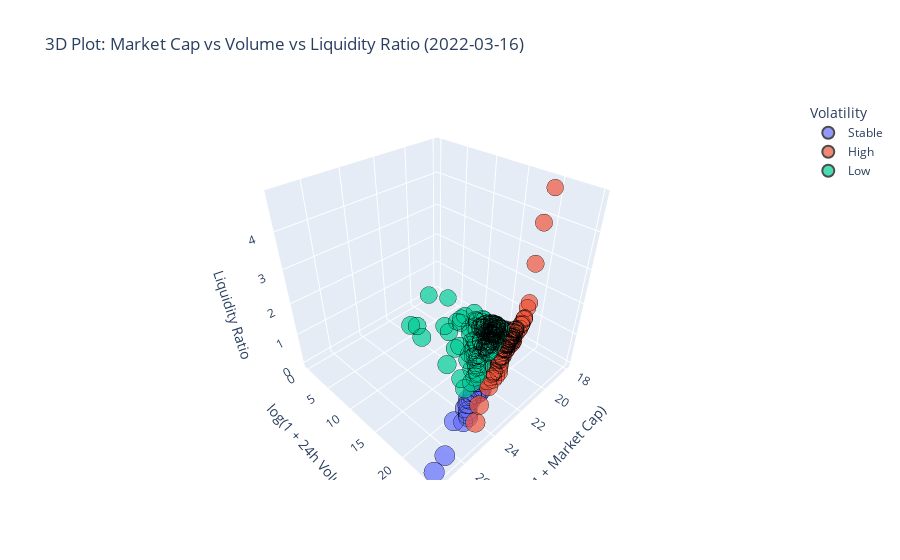
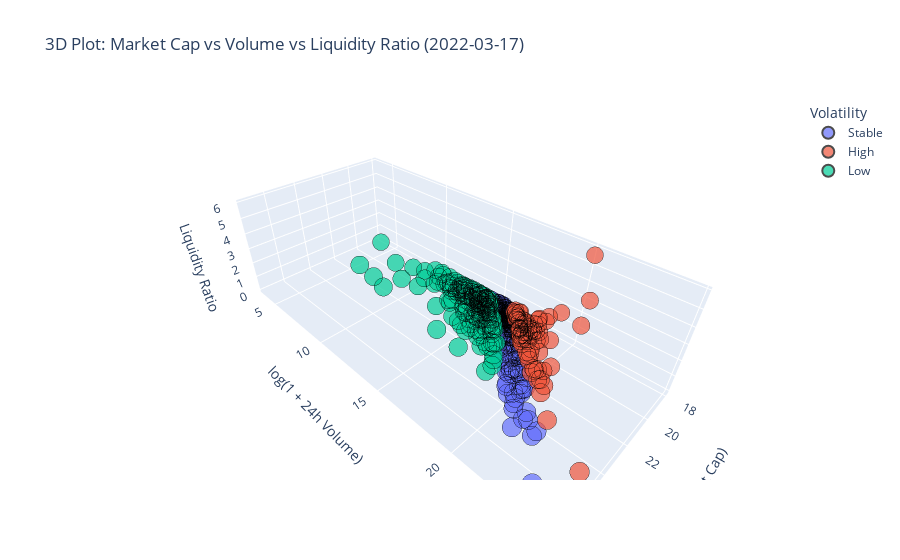

The cell these charts' notebook holds for them, in order:
### Markdown cell above
##### Market Cap vs Volume vs Liquid Ratio with hue Volatility

### Code cell
data_16_mkt_cap = np.log1p(base_df_2022_03_16['mkt_cap'].dropna())
data_17_mkt_cap = np.log1p(base_df_2022_03_17['mkt_cap'].dropna())
data_16_vol = np.log1p(base_df_2022_03_16['24h_volume'].dropna())
data_17_vol = np.log1p(base_df_2022_03_17['24h_volume'].dropna())
data_16_ratio = base_df_2022_03_16['Liquidity_Ratio']
data_17_ratio = base_df_2022_03_17['Liquidity_Ratio']

fig16 = px.scatter_3d(
    x=data_16_mkt_cap,
    y=data_16_vol,
    z=data_16_ratio,
    color=base_df_2022_03_16['volatility'],
    size=data_16_mkt_cap,   # bubble size ~ market cap
    opacity=0.7,
    title="3D Plot: Market Cap vs Volume vs Liquidity Ratio (2022-03-16)",
    labels={
        "x": "log(1 + Market Cap)",
        "y": "log(1 + 24h Volume)",
        "z": "Liquidity Ratio",
        "color": "Volatility"
    }
)
fig16.update_traces(marker=dict(line=dict(width=0.5, color='black')))
fig16.show()

# --- Plot for 2022-03-17 ---
fig17 = px.scatter_3d(
    x=data_17_mkt_cap,
    y=data_17_vol,
    z=data_17_ratio,
    color=base_df_2022_03_17['volatility'],
    size=data_17_mkt_cap,
    opacity=0.7,
    title="3D Plot: Market Cap vs Volume vs Liquidity Ratio (2022-03-17)",
    labels={
        "x": "log(1 + Market Cap)",
        "y": "log(1 + 24h Volume)",
        "z": "Liquidity Ratio",
        "color": "Volatility"
    }
)
fig17.update_traces(marker=dict(line=dict(width=0.5, color='black')))
fig17.show()

### Figure 1 — Plotly figure (JSON) as saved in the notebook; plotly's stock layout.template omitted (floating-point values rounded to 4 significant figures; data arrays with more than 128 entries replaced by an {"elided": "..."} marker saying what was removed)
{"data": [{"hovertemplate": "Volatility=Stable<br>log(1 + Market Cap)=%{x}<br>log(1 + 24h Volume)=%{y}<br>Liquidity Ratio=%{z}<br>size=%{marker.size}<extra></extra>", "legendgroup": "Stable", "marker": {"color": "#636efa", "line": {"color": "black", "width": 0.5}, "opacity": 0.7, "size": {"elided": "217 float values"}, "sizemode": "area", "sizeref": 0.06843, "symbol": "circle"}, "mode": "markers", "name": "Stable", "scene": "scene", "showlegend": true, "type": "scatter3d", "x": {"elided": "217 float values"}, "y": {"elided": "217 float values"}, "z": {"elided": "217 float values"}}, {"hovertemplate": "Volatility=High<br>log(1 + Market Cap)=%{x}<br>log(1 + 24h Volume)=%{y}<br>Liquidity Ratio=%{z}<br>size=%{marker.size}<extra></extra>", "legendgroup": "High", "marker": {"color": "#EF553B", "line": {"color": "black", "width": 0.5}, "opacity": 0.7, "size": [25.1, 23.61, 22.45, 22.02, 21.97, 21.85, 21.77, 21.73, 21.5, 21.43, 21.34, 21.31, 21.26, 20.93, 20.76, 20.6, 20.51, 20.49, 20.39, 20.34, 20.24, 20.24, 20.23, 20.22, 20.17, 19.96, 19.86, 19.8, 19.72, 19.71, 19.69, 19.64, 19.6, 19.58, 19.56, 19.56, 19.55, 19.54, 19.54, 19.49, 19.37, 19.36, 19.34, 19.33, 19.33, 19.33, 19.33, 19.26, 19.24, 19.19, 19.18, 19.16, 19.15, 19.15, 19.14, 19.06, 19.06, 19.02, 18.99, 18.92, 18.85, 18.84, 18.83, 18.82, 18.81, 18.8, 18.75, 18.72, 18.72, 18.68, 18.68, 18.65, 18.63, 18.62, 18.6, 18.58, 18.55, 18.53, 18.47, 18.42, 18.41, 18.4, 18.34, 18.33, 18.26, 18.24, 18.24, 18.22, 18.2, 18.18, 18.16, 18.07, 18.03, 18.03, 18.02, 18.02, 18.01], "sizemode": "area", "sizeref": 0.06843, "symbol": "circle"}, "mode": "markers", "name": "High", "scene": "scene", "showlegend": true, "type": "scatter3d", "x": [25.1, 23.61, 22.45, 22.02, 21.97, 21.85, 21.77, 21.73, 21.5, 21.43, 21.34, 21.31, 21.26, 20.93, 20.76, 20.6, 20.51, 20.49, 20.39, 20.34, 20.24, 20.24, 20.23, 20.22, 20.17, 19.96, 19.86, 19.8, 19.72, 19.71, 19.69, 19.64, 19.6, 19.58, 19.56, 19.56, 19.55, 19.54, 19.54, 19.49, 19.37, 19.36, 19.34, 19.33, 19.33, 19.33, 19.33, 19.26, 19.24, 19.19, 19.18, 19.16, 19.15, 19.15, 19.14, 19.06, 19.06, 19.02, 18.99, 18.92, 18.85, 18.84, 18.83, 18.82, 18.81, 18.8, 18.75, 18.72, 18.72, 18.68, 18.68, 18.65, 18.63, 18.62, 18.6, 18.58, 18.55, 18.53, 18.47, 18.42, 18.41, 18.4, 18.34, 18.33, 18.26, 18.24, 18.24, 18.22, 18.2, 18.18, 18.16, 18.07, 18.03, 18.03, 18.02, 18.02, 18.01], "y": [24.78, 22.12, 21.04, 19.99, 20.71, 20.88, 21.13, 19.78, 19.51, 19.64, 19.46, 19.44, 20.13, 19.6, 19.32, 18.54, 18.49, 18.83, 18.33, 18.22, 18.61, 18.41, 18.19, 18.7, 18.49, 17.92, 18.05, 18.37, 18.29, 17.62, 18.13, 17.53, 17.49, 20.74, 17.51, 21.01, 17.58, 18.78, 17.7, 18.51, 18.09, 18.65, 17.45, 17.62, 17.51, 17.77, 18.51, 17.21, 17.31, 17.29, 17.88, 17.4, 17.15, 17.47, 19.02, 17.66, 19.07, 17.88, 17.26, 16.98, 16.9, 17.2, 17.54, 17.07, 17.2, 17.07, 16.74, 16.92, 19.11, 17.31, 17.14, 16.99, 17.01, 17.37, 17.61, 17.16, 16.43, 17.8, 18.41, 18.85, 19.99, 16.34, 17.89, 16.95, 17.86, 18.11, 16.17, 16.64, 16.38, 16.51, 16.1, 17.88, 16.43, 16.48, 16.53, 16.51, 16.61], "z": [0.7245, 0.2247, 0.2456, 0.1318, 0.2837, 0.3818, 0.5269, 0.1423, 0.1376, 0.1673, 0.1516, 0.1536, 0.3218, 0.2655, 0.237, 0.1273, 0.1331, 0.1908, 0.1279, 0.1207, 0.1955, 0.1617, 0.1289, 0.2192, 0.1856, 0.1292, 0.1638, 0.2395, 0.2399, 0.1231, 0.2106, 0.1217, 0.1204, 3.182, 0.1284, 4.256, 0.1392, 0.4677, 0.1587, 0.3755, 0.2778, 0.4952, 0.152, 0.1815, 0.1631, 0.2111, 0.4421, 0.1287, 0.1454, 0.1487, 0.2735, 0.172, 0.1355, 0.1853, 0.8894, 0.2474, 1.01, 0.3189, 0.178, 0.1445, 0.1422, 0.1942, 0.2742, 0.1723, 0.1985, 0.177, 0.1339, 0.164, 1.482, 0.2528, 0.2148, 0.189, 0.1982, 0.2884, 0.3726, 0.2412, 0.1201, 0.483, 0.9446, 1.536, 4.833, 0.1274, 0.6385, 0.2525, 0.6728, 0.8701, 0.1259, 0.2067, 0.1624, 0.1878, 0.1278, 0.8221, 0.2004, 0.2129, 0.2262, 0.2218, 0.2478]}, {"hovertemplate": "Volatility=Low<br>log(1 + Market Cap)=%{x}<br>log(1 + 24h Volume)=%{y}<br>Liquidity Ratio=%{z}<br>size=%{marker.size}<extra></extra>", "legendgroup": "Low", "marker": {"color": "#00cc96", "line": {"color": "black", "width": 0.5}, "opacity": 0.7, "size": {"elided": "183 float values"}, "sizemode": "area", "sizeref": 0.06843, "symbol": "circle"}, "mode": "markers", "name": "Low", "scene": "scene", "showlegend": true, "type": "scatter3d", "x": {"elided": "183 float values"}, "y": {"elided": "183 float values"}, "z": {"elided": "183 float values"}}], "layout": {"legend": {"itemsizing": "constant", "title": {"text": "Volatility"}, "tracegroupgap": 0}, "scene": {"domain": {"x": [0, 1], "y": [0, 1]}, "xaxis": {"title": {"text": "log(1 + Market Cap)"}}, "yaxis": {"title": {"text": "log(1 + 24h Volume)"}}, "zaxis": {"title": {"text": "Liquidity Ratio"}}}, "title": {"text": "3D Plot: Market Cap vs Volume vs Liquidity Ratio (2022-03-16)"}}}

### Figure 2 — Plotly figure (JSON) as saved in the notebook; plotly's stock layout.template omitted (floating-point values rounded to 4 significant figures; data arrays with more than 128 entries replaced by an {"elided": "..."} marker saying what was removed)
{"data": [{"hovertemplate": "Volatility=Stable<br>log(1 + Market Cap)=%{x}<br>log(1 + 24h Volume)=%{y}<br>Liquidity Ratio=%{z}<br>size=%{marker.size}<extra></extra>", "legendgroup": "Stable", "marker": {"color": "#636efa", "line": {"color": "black", "width": 0.5}, "opacity": 0.7, "size": {"elided": "228 float values"}, "sizemode": "area", "sizeref": 0.06844, "symbol": "circle"}, "mode": "markers", "name": "Stable", "scene": "scene", "showlegend": true, "type": "scatter3d", "x": {"elided": "228 float values"}, "y": {"elided": "228 float values"}, "z": {"elided": "228 float values"}}, {"hovertemplate": "Volatility=High<br>log(1 + Market Cap)=%{x}<br>log(1 + 24h Volume)=%{y}<br>Liquidity Ratio=%{z}<br>size=%{marker.size}<extra></extra>", "legendgroup": "High", "marker": {"color": "#EF553B", "line": {"color": "black", "width": 0.5}, "opacity": 0.7, "size": [25.11, 23.6, 22.46, 22.02, 21.86, 21.78, 21.61, 21.42, 21.35, 21.31, 21.28, 20.98, 20.97, 20.75, 20.56, 20.55, 20.28, 20.24, 20.18, 20.04, 19.94, 19.87, 19.83, 19.83, 19.74, 19.72, 19.67, 19.65, 19.6, 19.57, 19.56, 19.55, 19.54, 19.43, 19.38, 19.36, 19.35, 19.33, 19.26, 19.26, 19.24, 19.21, 19.19, 19.11, 19.1, 19.07, 19.05, 19.01, 18.98, 18.92, 18.85, 18.81, 18.73, 18.69, 18.68, 18.64, 18.63, 18.62, 18.62, 18.58, 18.55, 18.55, 18.52, 18.51, 18.5, 18.49, 18.41, 18.32, 18.32, 18.31, 18.27, 18.22, 18.2, 18.08, 18.03, 18.03], "sizemode": "area", "sizeref": 0.06844, "symbol": "circle"}, "mode": "markers", "name": "High", "scene": "scene", "showlegend": true, "type": "scatter3d", "x": [25.11, 23.6, 22.46, 22.02, 21.86, 21.78, 21.61, 21.42, 21.35, 21.31, 21.28, 20.98, 20.97, 20.75, 20.56, 20.55, 20.28, 20.24, 20.18, 20.04, 19.94, 19.87, 19.83, 19.83, 19.74, 19.72, 19.67, 19.65, 19.6, 19.57, 19.56, 19.55, 19.54, 19.43, 19.38, 19.36, 19.35, 19.33, 19.26, 19.26, 19.24, 19.21, 19.19, 19.11, 19.1, 19.07, 19.05, 19.01, 18.98, 18.92, 18.85, 18.81, 18.73, 18.69, 18.68, 18.64, 18.63, 18.62, 18.62, 18.58, 18.55, 18.55, 18.52, 18.51, 18.5, 18.49, 18.41, 18.32, 18.32, 18.31, 18.27, 18.22, 18.2, 18.08, 18.03, 18.03], "y": [24.51, 22.04, 20.9, 20.78, 20.31, 20.41, 19.77, 19.82, 19.69, 19.92, 20.21, 20.43, 19.15, 18.92, 18.7, 18.91, 19.28, 18.75, 18.14, 17.95, 21.03, 17.78, 18.25, 17.9, 18.13, 17.65, 18.69, 17.63, 19.42, 17.67, 21.0, 18.82, 17.79, 18.04, 17.57, 18.18, 17.31, 17.73, 17.3, 17.24, 17.88, 17.25, 17.21, 18.1, 18.46, 17.94, 18.22, 17.68, 17.95, 17.65, 16.94, 17.23, 16.77, 16.63, 17.36, 18.07, 17.8, 16.81, 16.53, 17.18, 19.24, 17.02, 20.3, 18.42, 16.55, 16.57, 16.44, 16.29, 17.84, 18.46, 17.85, 16.13, 16.24, 16.42, 16.43, 16.06], "z": [0.5502, 0.2085, 0.211, 0.2872, 0.2134, 0.2535, 0.1582, 0.2024, 0.1918, 0.2488, 0.3445, 0.5773, 0.1628, 0.1607, 0.1559, 0.1944, 0.3691, 0.2244, 0.1303, 0.1241, 2.978, 0.124, 0.2059, 0.1459, 0.2004, 0.1272, 0.3732, 0.1325, 0.8382, 0.1484, 4.241, 0.4815, 0.1727, 0.2501, 0.163, 0.3072, 0.1293, 0.2009, 0.1401, 0.1332, 0.2569, 0.1417, 0.1375, 0.3657, 0.5236, 0.3219, 0.4388, 0.2658, 0.3579, 0.2804, 0.149, 0.2059, 0.1409, 0.1276, 0.2655, 0.5691, 0.4348, 0.1641, 0.1234, 0.2461, 1.988, 0.2175, 5.949, 0.9147, 0.1436, 0.1472, 0.1386, 0.1307, 0.6159, 1.162, 0.6578, 0.1232, 0.1413, 0.1884, 0.2012, 0.1395]}, {"hovertemplate": "Volatility=Low<br>log(1 + Market Cap)=%{x}<br>log(1 + 24h Volume)=%{y}<br>Liquidity Ratio=%{z}<br>size=%{marker.size}<extra></extra>", "legendgroup": "Low", "marker": {"color": "#00cc96", "line": {"color": "black", "width": 0.5}, "opacity": 0.7, "size": {"elided": "191 float values"}, "sizemode": "area", "sizeref": 0.06844, "symbol": "circle"}, "mode": "markers", "name": "Low", "scene": "scene", "showlegend": true, "type": "scatter3d", "x": {"elided": "191 float values"}, "y": {"elided": "191 float values"}, "z": {"elided": "191 float values"}}], "layout": {"legend": {"itemsizing": "constant", "title": {"text": "Volatility"}, "tracegroupgap": 0}, "scene": {"domain": {"x": [0, 1], "y": [0, 1]}, "xaxis": {"title": {"text": "log(1 + Market Cap)"}}, "yaxis": {"title": {"text": "log(1 + 24h Volume)"}}, "zaxis": {"title": {"text": "Liquidity Ratio"}}}, "title": {"text": "3D Plot: Market Cap vs Volume vs Liquidity Ratio (2022-03-17)"}}}
